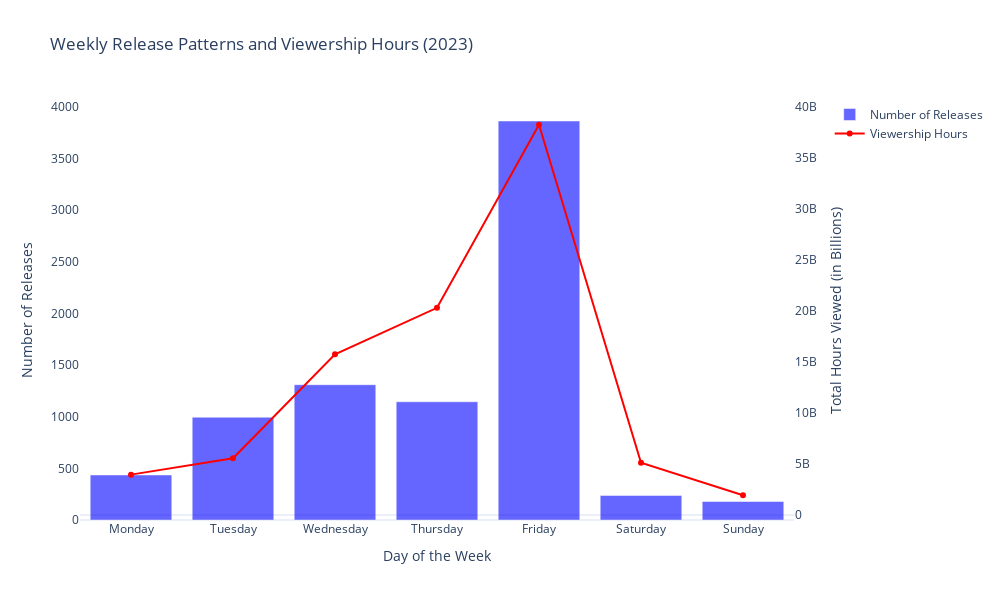

The cell this chart's notebook holds for it:
### Markdown cell above
While the number of releases is relatively steady throughout the year, viewership hours experience a sharp increase in June and a significant rise in December, despite a stable release count. This indicates that viewership is not solely dependent on the number of releases but influenced by the timing and appeal of specific content during these months.

Next, let’s explore whether Netflix has a preference for releasing content on specific weekdays and how this influences viewership patterns:

### Code cell
netflix_data['Release Day'] = netflix_data['Release Date'].dt.day_name()

weekday_releases = netflix_data['Release Day'].value_counts().reindex(
    ['Monday', 'Tuesday', 'Wednesday', 'Thursday', 'Friday', 'Saturday', 'Sunday']
)

# Aggregate viewership hours by day of the week
weekday_viewership = netflix_data.groupby('Release Day')['Hours Viewed'].sum().reindex(
    ['Monday', 'Tuesday', 'Wednesday', 'Thursday', 'Friday', 'Saturday', 'Sunday']
)

fig = go.Figure()

fig.add_trace(
    go.Bar(
        x=weekday_releases.index,
        y=weekday_releases.values,
        name='Number of Releases',
        marker_color='blue',
        opacity=0.6,
        yaxis='y1'
    )
)

fig.add_trace(
    go.Scatter(
        x=weekday_viewership.index,
        y=weekday_viewership.values,
        name='Viewership Hours',
        mode='lines+markers',
        marker=dict(color='red'),
        line=dict(color='red'),
        yaxis='y2'
    )
)

fig.update_layout(
    title='Weekly Release Patterns and Viewership Hours (2023)',
    xaxis = dict(
        title='Day of the Week',
        categoryorder='array',
        categoryarray=['Monday', 'Tuesday', 'Wednesday', 'Thursday', 'Friday', 'Saturday', 'Sunday']
    ),
    yaxis=dict(
        title='Number of Releases',
        showgrid=False,
        side='left'
    ),
    yaxis2=dict(
        title='Total Hours Viewed (in Billions)',
        overlaying='y',
        side='right',
        showgrid=False
    ),
    legend=dict(
        x=1.05,
        y=1,
        orientation='v',
        xanchor='left'
    ),
    height=600,
    width=1000
)

fig.show()

### Figure 1 — Plotly figure (JSON) as saved in the notebook; plotly's stock layout.template omitted (floating-point values rounded to 4 significant figures)
{"data": [{"marker": {"color": "blue"}, "name": "Number of Releases", "opacity": 0.6, "type": "bar", "x": ["Monday", "Tuesday", "Wednesday", "Thursday", "Friday", "Saturday", "Sunday"], "y": [436, 995, 1310, 1145, 3863, 238, 179], "yaxis": "y"}, {"line": {"color": "red"}, "marker": {"color": "red"}, "mode": "lines+markers", "name": "Viewership Hours", "type": "scatter", "x": ["Monday", "Tuesday", "Wednesday", "Thursday", "Friday", "Saturday", "Sunday"], "y": [3954500000, 5562300000, 15744100000, 20292800000, 38217200000, 5121800000, 1935300000], "yaxis": "y2"}], "layout": {"height": 600, "legend": {"orientation": "v", "x": 1.05, "xanchor": "left", "y": 1}, "title": {"text": "Weekly Release Patterns and Viewership Hours (2023)"}, "width": 1000, "xaxis": {"categoryarray": ["Monday", "Tuesday", "Wednesday", "Thursday", "Friday", "Saturday", "Sunday"], "categoryorder": "array", "title": {"text": "Day of the Week"}}, "yaxis": {"showgrid": false, "side": "left", "title": {"text": "Number of Releases"}}, "yaxis2": {"overlaying": "y", "showgrid": false, "side": "right", "title": {"text": "Total Hours Viewed (in Billions)"}}}}
